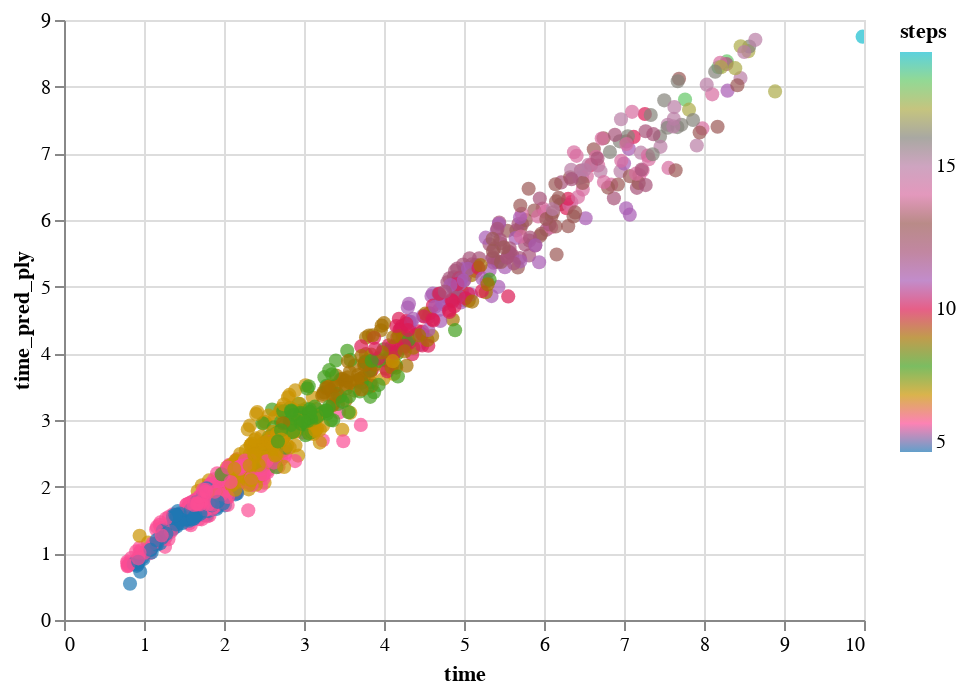

Write notebook code for a chart like this one.
### Code cell
data_test['time_pred_ply'] = y_pred

alt.Chart(data_test).mark_circle(size=50).encode(
    x='time',
    y='time_pred_ply',
    color=alt.Color('steps', scale=alt.Scale(scheme='category10')),
    tooltip=['steps', 'clean_area']
).interactive()

### Figure 1 — Vega-Lite specification as saved in the notebook (floating-point values rounded to 4 significant figures; data arrays with more than 128 entries replaced by an {"elided": "..."} marker saying what was removed)
{"config": {"view": {"continuousWidth": 400, "continuousHeight": 300}}, "data": {"name": "data-508f68850a76443daeb4c29d1e9c81e6"}, "mark": {"type": "circle", "size": 50}, "encoding": {"color": {"field": "steps", "scale": {"scheme": "category10"}, "type": "quantitative"}, "tooltip": [{"field": "steps", "type": "quantitative"}, {"field": "clean_area", "type": "quantitative"}], "x": {"field": "time", "type": "quantitative"}, "y": {"field": "time_pred_ply", "type": "quantitative"}}, "selection": {"selector004": {"type": "interval", "bind": "scales", "encodings": ["x", "y"]}}, "$schema": "https://vega.github.io/schema/vega-lite/v4.17.0.json", "datasets": {"data-508f68850a76443daeb4c29d1e9c81e6": {"elided": "1250 records"}}}
